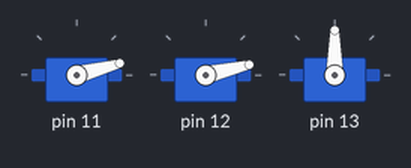
The sketch below on a simulated Arduino Uno, built with avr-gcc and run on an emulated ATmega328P. Shown: 3 × servo.

Above: at 1.05 s.
At 5.0 s:
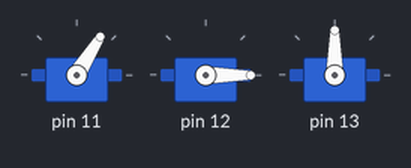
Timing chart, 0 to 5.6 s (numbered marks = the images above):
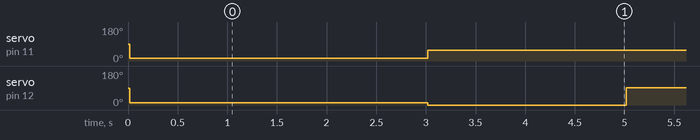

Measured:
- by itself, servo on pin 11: 90° → 15° at 0.02 s, → 58° 3.0 s later
- by itself, servo on pin 12: repeats every 4.0 s: 0° 2.0 s, 91° 2.0 s

The sketch:

servo_inv_kin_algorithm_simple_testing_20201202.ino
```cpp
/*
 *
 * Inverse kinematics algorithm
 *
 * Simple test sketch
 *
 * created in 02.12.2020
 * by Aiyyskhan Alexeev
 *
 *
 */

#include <Servo.h>
#include <math.h>

// количество сервоприводов
#define NUM_SERVOS 3

// минимальное и максимальное значения импульсов сервопривода
#define USMIN 500.0
#define USMAX 2500.0

// крайние значения возможных координат кончика ноги
#define XMIN -100.0
#define XMAX 100.0
#define YMIN -50.0
#define YMAX 50.0
#define ZMIN 130.0
#define ZMAX 200.0

// длины суставов ноги
float l_coxa = 60.0; //mm
float l_femur = 70.0; //mm
float l_tibia = 100.0; //mm

// интервал основного цикла
const long interval = 300; // milliseconds
float lateralGain = 15;
double increment = 0.0001;
unsigned long previousMillis = 0;

Servo servo[NUM_SERVOS];

struct Angles {
  float tibia;
  float femur;
  float coxa;
};

struct Coordinates {
  float x;
  float y;
  float z;
};

// текущие углы ноги (передней правой)
Angles angles_FR;

// начальные и текущие координаты кончика ноги (передней правой)
Coordinates init_coord_FR;
Coordinates step_coord_FR;
Coordinates coord_FR;

void initial_pose(){
  // функция установки конечностей в начальное положение
  angles_FR = angles_control(init_coord_FR, false);
  movement();
}

float angle_to_microsec(float ang){
  // функция конвертирующая углы (градусы) в импульсы (микросекунды)
  return (float)map(ang, 0.0, 180.0, USMIN, USMAX);
}

Angles angles_control(Coordinates coord, bool reverse){
  // функция обратной кинематики
  // принимает координаты, на основе которых вычисляются углы сервоприводов конечностей
  // аргумент reverse необходим для инвертирования углов (необходим для передней левой и задней правой ног)
  Angles ang;
  float l, l1, alpha, alpha_1, alpha_2, beta, gamma;

  l1 = sqrt(sq(coord.y) + sq(coord.z));
  l = sqrt(sq(coord.x) + sq(l1 - l_coxa));
  alpha_1 = acos(coord.x / l);
  alpha_2 = acos( (sq(l)+sq(l_femur)-sq(l_tibia))/(2.0*l*l_femur) );
  alpha = degrees(alpha_1 + alpha_2);
  beta = degrees(acos( (sq(l_femur)+sq(l_tibia)-sq(l))/(2.0*l_femur*l_tibia) ));
  gamma = degrees(atan(coord.y / coord.z));

//  Serial.println("");
//  Serial.println("*************************");
//  Serial.println("X: " + String(coord.x) + " " + "Y: " + String(coord.y) + " " + "Z: " + String(coord.z));
//  Serial.println("Alpha: " + String(alpha));
//  Serial.println("Beta: " + String(beta));
//  Serial.println("Gamma: " + String(gamma));
//  Serial.println("*************************");
//  Serial.println("");

  if(reverse){
    ang.tibia = 180.0 - (beta - 45.0);
    ang.femur = alpha;
    ang.coxa = 90.0 + gamma;
  }
  else{
    ang.tibia = beta - 45.0;
    ang.femur = 180.0 - alpha;
    ang.coxa = 90.0 + gamma;
  }

  return ang;
}

void movement(){
  // функция приводящая в движение сервоприводы согласно текущим углам
  servo[0].writeMicroseconds(angle_to_microsec(angles_FR.tibia));
  servo[1].writeMicroseconds(angle_to_microsec(angles_FR.femur));
  servo[2].writeMicroseconds(angle_to_microsec(angles_FR.coxa));
}

void setup() {
  Serial.begin(9600);

  // инициализация сервоприводов конечностей
  for(int i=0; i<NUM_SERVOS; i++){
    servo[i].attach(11+i, 500, 2500);
  }

  delay(15);

  // начальные углы передней правой ноги
  init_coord_FR.x = 0;
  init_coord_FR.y = 0;
  init_coord_FR.z = 150;

  // установка конечностей в начальное положение
  initial_pose();
  delay(1000);
}


void loop() {
  // проверка по оси X
  delay(2000);
  coord_FR.x = XMIN;
  coord_FR.y = 0;
  coord_FR.z = 150;

  angles_FR = angles_control(coord_FR, false);
  movement();

  delay(2000);
  coord_FR.x = XMAX;
  coord_FR.y = 0;
  coord_FR.z = 150;

  angles_FR = angles_control(coord_FR, false);
  movement();

  /*
  // проверка по оси Y
  delay(2000);
  coord_FR.x = 0;
  coord_FR.y = YMIN;
  coord_FR.z = 150;

  angles_FR = angles_control(coord_FR, false);
  movement();

  delay(2000);
  coord_FR.x = 0;
  coord_FR.y = YMAX;
  coord_FR.z = 150;

  angles_FR = angles_control(coord_FR, false);
  movement();

  // проверка по оси Z
  delay(2000);
  coord_FR.x = 0;
  coord_FR.y = 0;
  coord_FR.z = ZMIN;

  angles_FR = angles_control(coord_FR, false);
  movement();

  delay(2000);
  coord_FR.x = 0;
  coord_FR.y = 0;
  coord_FR.z = ZMAX;

  angles_FR = angles_control(coord_FR, false);
  movement();
  */
}
```
